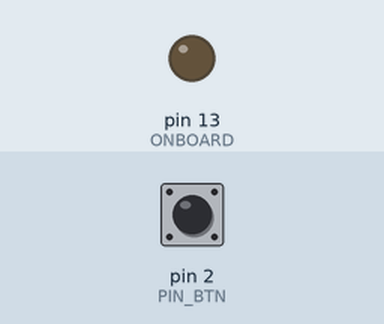
Recording of a program running on a simulated Arduino Nano, built with avr-gcc and run on an emulated ATmega328P. Shown: output pins drawn as LEDs (lit = HIGH). Inputs (shaded band) come from the test bench; at power-on: pin 2 (PIN_BTN) HIGH. What the program prints to the serial monitor is not drawn.

Above: at 1.6 s.
1.7 s: pin 2 (PIN_BTN) pulled LOW for 0.15 s
4.8 s: pin 2 (PIN_BTN) pulled LOW for 1 s
At 5.45 s:
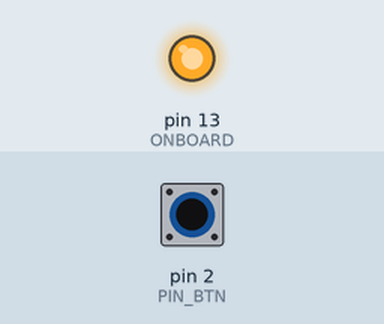
Timing chart, 0 to 12.0 s (numbered marks = the images above; inputs shaded):
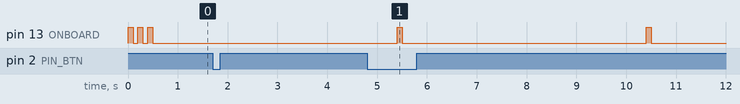

The program:

main.cpp
```cpp
#include <Arduino.h>
#include "debouncer.h"

#define ONBOARD 13

const uint8_t PIN_BTN = 2;
const uint16_t T_DEBOUNCE_MS = 50;

void blink(uint8_t number_of_blinks)
{
  for (uint8_t i = 0; i < number_of_blinks; i++)
  {
    digitalWrite(ONBOARD, HIGH);
    delay(100);
    digitalWrite(ONBOARD, LOW);
    delay(100);
  }
}

bool every(uint16_t ms)
{
  static uint32_t next = 0;

  if (next < millis())
  {
    next = millis() + ms;
    return true;
  }
  return false;
}

Debouncer reader = Debouncer();

void print_state(bool reading)
{
  Serial.print(reader.read(reading));
  Serial.print("#");

  /*
  spamming Serial-prints blocks incoming commands for the bootloader.
  If you have problems uploading:
  1. Unplug device
  2. Plug in again and press upload simultaneously
  3. Increase this delay or baud if this happens regularly
  */

  delay(200);
}

void print_event(bool reading)
{
  Debouncer::STATE curr_state = reader.read(reading);

  if (curr_state == Debouncer::STATE::ST_RISING)
  {
    Serial.print("R");
  }
  else if (curr_state == Debouncer::STATE::ST_FALLING)
  {
    Serial.print("F");
  }

}

void setup()
{
  pinMode(ONBOARD, OUTPUT);
  pinMode(PIN_BTN, INPUT_PULLUP);

  // faster baud means less time spend off-code
  //Serial.begin(38400);
  Serial.begin(9600);
  Serial.println("Hello there fellow");
  blink(2);
}

void loop()
{
  bool reading = (digitalRead(PIN_BTN) == LOW); // inverted (pullup)

  print_event(reading);

  if (every(5000))
  {
    Serial.print("♥");
    blink(1);
  }
}
```

debouncer.h
```cpp
#pragma once

#include <Arduino.h>

const uint16_t DEF_DEBOUNCE_MS = 50;

class Debouncer
{
private:
    const uint16_t debounce_ms;

    uint32_t last_debounce = 0;
    bool last_state = false;
    bool current_state = false;

public:
    enum STATE
    {
        ST_LOW = -2,
        ST_RISING = -1,
        UNSTABLE = 0,
        ST_HIGH = 2,
        ST_FALLING = 1
    };

    Debouncer(uint16_t debounce_ms = DEF_DEBOUNCE_MS)
        : debounce_ms(debounce_ms)
    {
    }

    STATE read(bool reading)
    {
        uint32_t now = millis(); // unsigned long

        if (reading != last_state)
        {
            // recent change means it's still bouncing or somebody clicked
            // -> this reading can't be trusted
            last_debounce = now;
            //return false;
        }

        if ((now - last_debounce) > debounce_ms)
        {
            // value is old enough to be stable

            if (reading != current_state)
            {
                // this was a flank, act only once
                current_state = reading;

                if (current_state)
                {
                    return STATE::ST_RISING;
                }
                else
                {
                    return STATE::ST_FALLING;
                }
            }
            else
            {
                if (current_state)
                {
                    return STATE::ST_HIGH;
                }
                else
                {
                    return STATE::ST_LOW;
                }
            }
        }

        last_state = reading;

        return STATE::UNSTABLE;
    }
};
```

Measured:
- after the input at 1.7 s, every drawn part: stays the same
- by itself, pin 13 (ONBOARD): alternates HIGH for 0.10 s and LOW for 4.9 s
